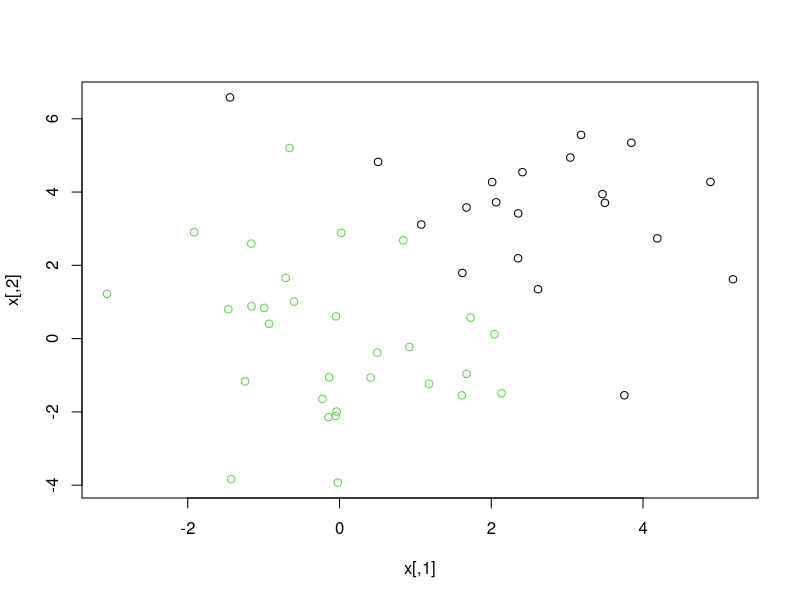

Write R code to recreate this figure.
#########################
# Support vector machine#
#########################

#Packages for create new dataset
install.packages('e1071')
install.packages('mvtnorm')
library(e1071)
library(mvtnorm)

#Support vector classifier (Binary classifier)



#1. Data generation

#1.1 set values and covariance matrix
n1 = 30
n2 = 20
p = 2

Sig = matrix(c(2,-0.75,-0.75,4), nrow=2, ncol=2) #covariance matrix
Sig

x1 = rmvnorm(n1, mean=rep(0,p), sigma=Sig)
x2 = rmvnorm(n2, mean=rep(3,p), sigma=Sig)
x1
x2
x = rbind(x1, x2)
y = c(rep(-1,n1), rep(1,n2))

#1.2 create a new data frame
dat = data.frame(x, y=as.factor(y))
dat

plot(x, col=(2-y))

#2. Classifier

